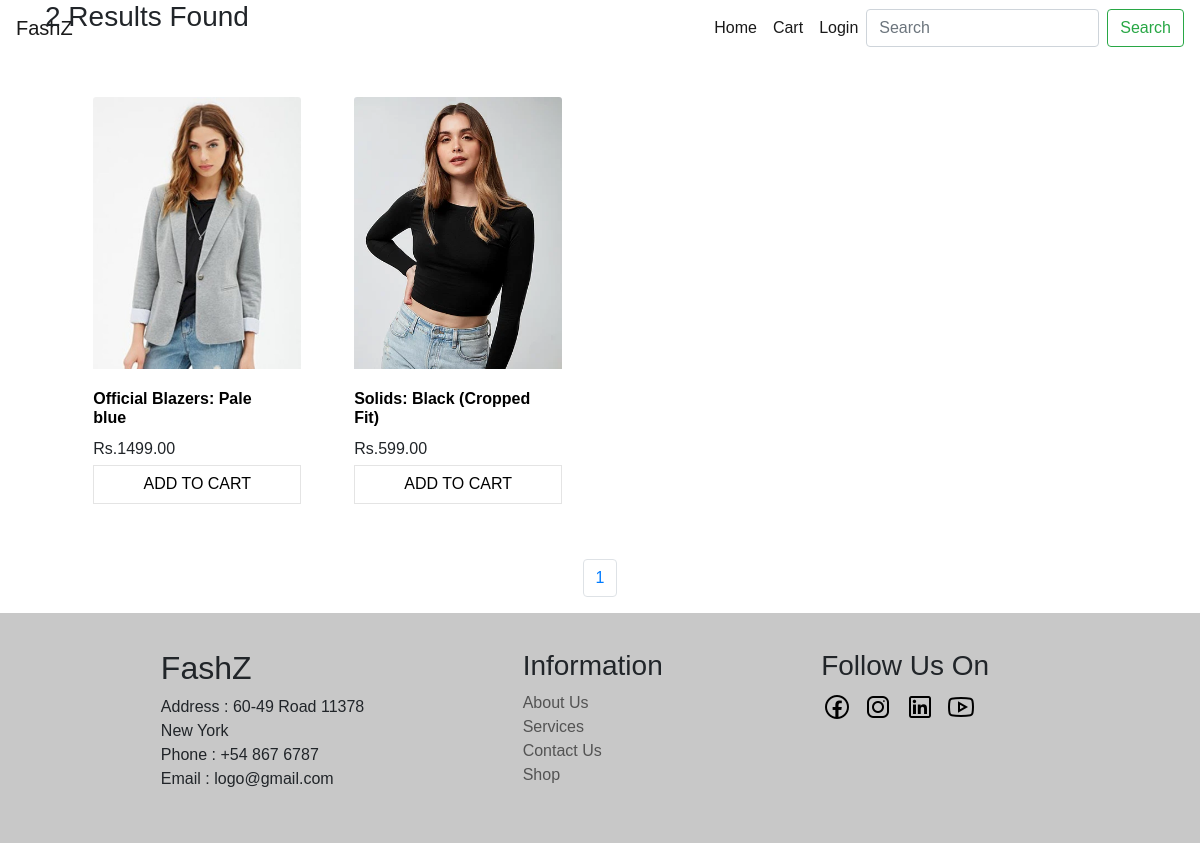
The page /catfilter/2/ on the database its author committed.
### app1/models.py (models this page shows, shortened)
class product(models.Model):
    product_name = models.CharField(max_length=50)
    product_desc = models.CharField(max_length=200)
    product_img = models.ImageField(upload_to='image/proimg')
    product_price = models.DecimalField(max_digits=6,decimal_places=2)
    cate = models.ForeignKey(Category,on_delete=models.CASCADE,null=True,blank=True)

### app1/views.py (the view)
# urls.py: path('catfilter/<int:uid>/',views.catfilter,name='catfilter'),
def catfilter(request,uid):
    cat = Category.objects.get(id=uid)
    pro = product.objects.filter(cate=cat)
    p = Paginator(pro,2)
    page = request.GET.get('page')
    pa = p.get_page(page)
    c = pro.count()
    return render(request,'allProducts.html',{"k":pa,"c":c})

### templates/allProducts.html (shortened to what this page needs)
{% extends 'home.html' %}
{% load static %}
{% block body_block %}
<div class="container">
<div class="row">
    <div class="col">
        <h3>{{c}} Results Found</h3>
        <div class="row proRow">
            {% for i in k %}
            <div class="col-lg-3">
                <div class="card" id="crd1" style="width: 13rem;">
                    <div class="s"><img src="{{ i.product_img.url }}" class="card-img-top" class="crdimg" alt="..."></div>
                    <div class="card-body">
                      <h5 class="card-title">
                        <b><a href="{% url 'pro_view' i.id %}">{{i.product_name}}</a></b></h5>
                      <h5 class="card-title">Rs.{{i.product_price}}</h5>
                    </div>
                    <a href="{% url 'addcart' i.id %}" class="addbtn"><span>ADD TO CART</span></a>
                </div>
            </div>
            {% endfor %}
        </div>
        <div class="row justify-content-center">
            <nav aria-label="Page navigation example">
                <ul class="pagination">
                    <li class="page-item"><a class="page-link" href="#">1</a></li>
                </ul>
            </nav>
        </div>
    </div>
</div>
</div>
{% endblock %}

### static/css/ecom_styles.css (style rules this page uses)
* { margin: 0; padding:0; box-sizing: border-box; }
body { font-family: 'Poppins', sans-serif; overflow-x: hidden; }
.addbtn { border: 1px solid rgba(228,228,228,255); width: 100%; text-align: center; color: black; padding: 3% 0%; overflow: hidden; position: relative; background: white; transition: 0.3s ease-in-out; transform-origin: left; }
.addbtn span { position: relative; z-index: 1; }
.addbtn::before { content: ""; position: absolute; width: 0; height: 100%; position: absolute; left: auto; top: 0; right: 0; transition: all 0.5s ease; background-color: black; }
#crd1 { border: none; }
.s { overflow: hidden; height: 17rem; }
#crd1 img { transition: 2s; }
#crd1 h5 { font-size: 16px; }
.card-body { height: 6rem; padding-left: 0%; }
.card-body a { text-decoration: none; color: black; }
.proRow { margin: 0% 3%; padding: 5% 0%; }

### rows shown on the page
product: product_img (picture), product_name "Official Blazers: Pale blue", product_price "1499.00"
product: product_img (picture), product_name "Solids: Black (Cropped Fit)", product_price "599.00"

### other values the page prints
{{ c }} "2"
